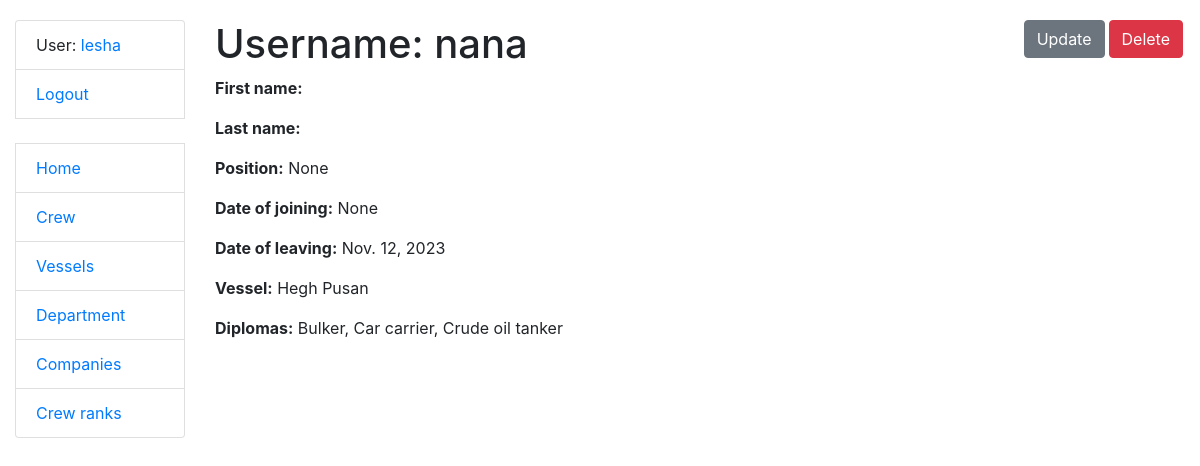
/crew/5/ (signed in), run on the app's committed database.
### crewing/models.py (models this page shows, shortened)
class Crew(AbstractUser):
    position = models.ForeignKey(Position, on_delete=models.CASCADE, related_name='sailors', null=True, blank=True)
    salary = models.IntegerField(null=True, blank=True)
    date_of_birth = models.DateField(null=True, blank=True)
    date_of_joining = models.DateField(null=True, blank=True)
    date_of_leaving = models.DateField(null=True, blank=True)
    vessel_type = models.ManyToManyField(VesselType, related_name='sailors')
    vessel = models.ForeignKey('Vessel', on_delete=models.DO_NOTHING, related_name='sailors', null=True, blank=True)
    class Meta:
        verbose_name_plural = "sailors"
        verbose_name = "sailor"
        ordering = ["-position"]
    def get_absolute_url(self):
        return reverse("crewing:crew-detail", kwargs={"pk": self.pk})

class Vessel(models.Model):
    name = models.CharField(max_length=50)
    IMO_number = models.IntegerField(unique=True)
    vessel_type = models.ForeignKey(VesselType, on_delete=models.CASCADE, related_name='vessels')
    company = models.ForeignKey('Company', on_delete=models.CASCADE, related_name='vessels')
    class Meta:
        verbose_name_plural = "vessels"
        verbose_name = "vessel"
        ordering = ["name"]
    def __str__(self):
        return self.name

class VesselType(models.Model):
    name = models.CharField(max_length=50, unique=True)
    description = models.TextField(blank=True, null=True)
    def __str__(self):
        return self.name
    class Meta:
        verbose_name = "vessel_type"
        verbose_name_plural = "vessel_types"
        ordering = ["name"]

### crewing/views.py (the view)
# urls.py: path("crew/<int:pk>/", CrewDetailView.as_view(), name="crew-detail"),
class CrewDetailView(LoginRequiredMixin, generic.DetailView):
    model = Crew
    template_name = "crewing/crew/detail.html"
    def get_queryset(self):
        return Crew.objects.select_related('position', 'vessel').prefetch_related('vessel_type')

### templates/crewing/crew/detail.html
{% extends "base.html" %}
{% block content %}
  <h1>
    Username: {{ crew.username }}
    <a href="{% url "crewing:crew-delete" pk=crew.id %}" class="btn btn-danger link-to-page">
      Delete
    </a>
    <a href="{% url "crewing:crew-update" pk=crew.id %}" class="btn btn-secondary link-to-page">
      Update
    </a>
  </h1>
  <p><strong>First name:</strong> {{ crew.first_name }}</p>
  <p><strong>Last name:</strong> {{ crew.last_name }}</p>
  <p><strong>Position:</strong> {{ crew.position }}</p>
  <p><strong>Date of joining:</strong> {{ crew.date_of_joining }}</p>
  <p><strong>Date of leaving:</strong> {{ crew.date_of_leaving }}</p>
  <p><strong>Vessel:</strong> {{ crew.vessel }}</p>
  {% if crew.vessel_type.all %}
    <p><strong>Diplomas:</strong> {{ crew.vessel_type.all|join:", " }}</p>
  {% else %}
    <p>No diplomas!</p>
  {% endif %}
{% endblock %}

### templates/includes/sidebar.html
<ul class="sidebar-nav list-group">
  {% if user.is_authenticated %}
    <li class="list-group-item">User: <a href="{{ user.get_absolute_url }}">{{ user.get_username }}</a></li>
    <li class="list-group-item"><a href="{% url 'logout'%}?next={{request.path}}">Logout</a></li>
  {% else %}
    <li class="list-group-item"><a href="{% url 'login'%}?next={{request.path}}">Login</a></li>
  {% endif %}
  <br>
  <li class="list-group-item"><a href="{% url 'crewing:index' %}">Home</a></li>
  <li class="list-group-item"><a href="{% url 'crewing:crew-list' %}">Crew</a></li>
  <li class="list-group-item"><a href="{% url 'crewing:vessel-list' %}">Vessels</a></li>
  <li class="list-group-item"><a href="{% url 'crewing:vessel-type-list' %}">Department</a></li>
  <li class="list-group-item"><a href="{% url 'crewing:company-list' %}">Companies</a></li>
  <li class="list-group-item"><a href="{% url 'crewing:position-list' %}">Crew ranks</a></li>
</ul>

### static/css/styles.css (style rules this page uses)
body { margin-top: 20px; }
.link-to-page { float: right; margin: 0 2px 0 2px; }

### data on the page
Crew: get_username "lesha"
Crew: username "nana", position "None", date_of_joining "None", date_of_leaving "Nov. 12, 2023", vessel "Hegh Pusan", vessel_type.all "Bulker, Car carrier, Crude oil tanker"
